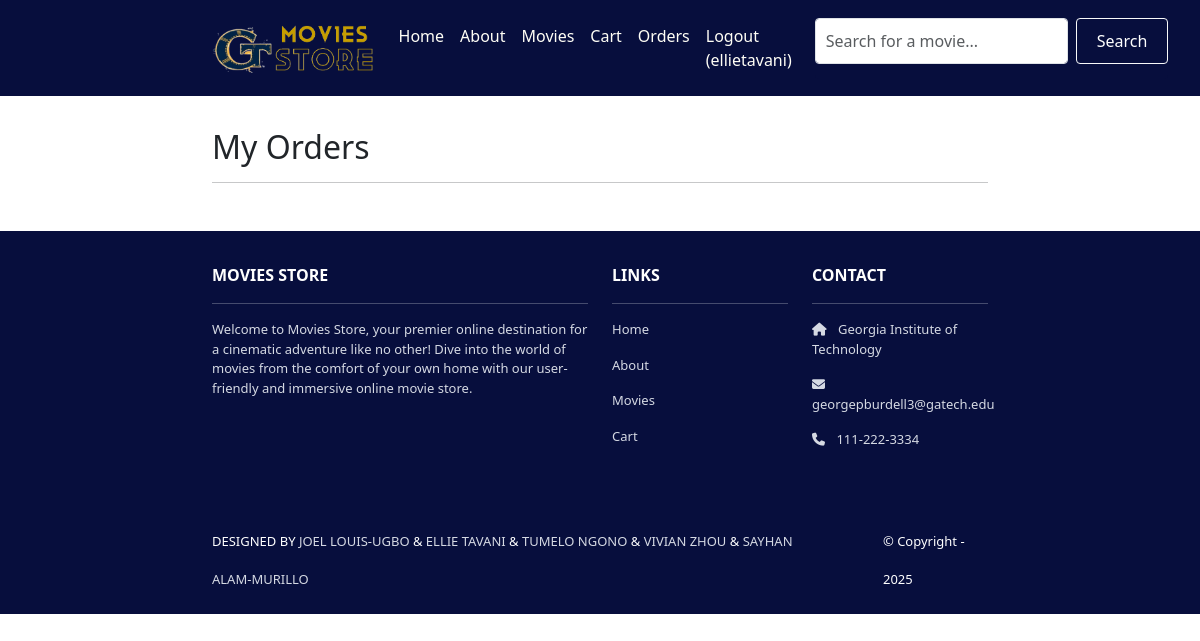
/accounts/orders/ (signed in), run on an earlier commit of the app's database.
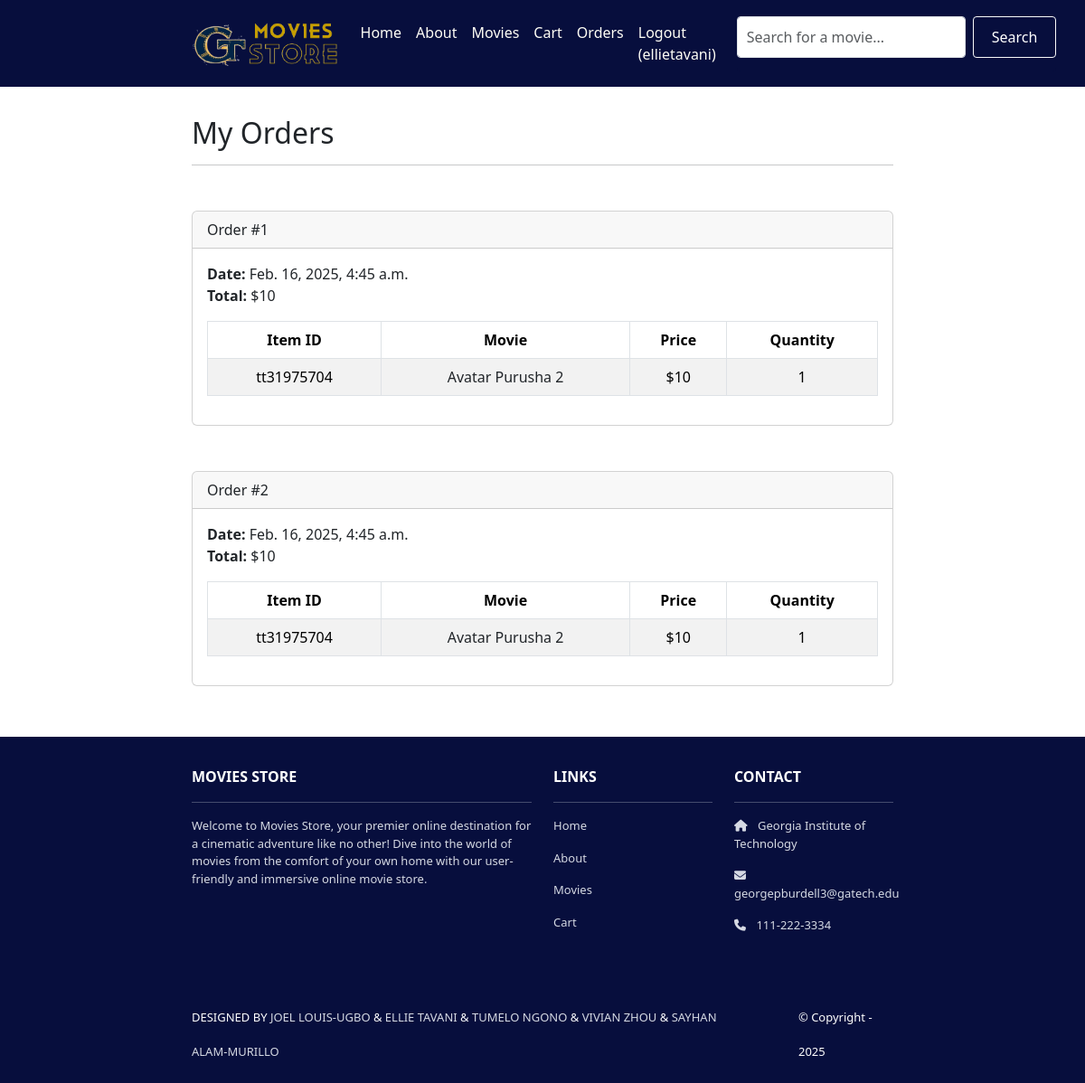
And on a later commit of the database.
### cart/models.py (models this page shows, shortened)
class Order(models.Model):
     id = models.AutoField(primary_key=True)
     total = models.IntegerField()
     date = models.DateTimeField(auto_now_add=True)
     user = models.ForeignKey(User,
        on_delete=models.CASCADE)

class Item(models.Model):
     id = models.AutoField(primary_key=True)
     price = models.IntegerField()
     quantity = models.IntegerField()
     order = models.ForeignKey(Order,
        on_delete=models.CASCADE)
     movie = models.ForeignKey(Movie,
        on_delete=models.CASCADE)

### moviepage/models.py (models this page shows, shortened)
class Movie(models.Model):
    title = models.CharField(max_length=255)
    year = models.CharField(max_length=4, null=True)
    rated = models.CharField(max_length=10, blank=True, null=True)
    released = models.CharField(max_length=20, blank=True, null=True)
    runtime = models.CharField(max_length=20, blank=True, null=True)
    genre = models.CharField(max_length=255, blank=True, null=True)
    director = models.CharField(max_length=255, blank=True, null=True)
    writer = models.CharField(max_length=255, blank=True, null=True)
    actors = models.TextField(blank=True, null=True)
    plot = models.TextField(blank=True, null=True)
    language = models.CharField(max_length=100, blank=True, null=True)
    country = models.CharField(max_length=100, blank=True, null=True)
    awards = models.TextField(blank=True, null=True)
    poster = models.URLField(blank=True, null=True)
    imdb_rating = models.CharField(max_length=5, blank=True, null=True)
    imdb_id = models.CharField(max_length=20, unique=True, null=True)
    created_at = models.DateTimeField(auto_now_add=True)
    updated_at = models.DateTimeField(auto_now=True)
    available = models.BooleanField(default=True)
    price = 10
    status = models.CharField(
        max_length=50,
        choices=[('active', 'Active'), ('archived', 'Archived')],
        default='active'
    )

### accounts/views.py (the view)
# urls.py: path('orders/', views.orders, name='accounts.orders'),
@login_required
def orders(request):
    template_data = {}
    template_data['title'] = 'Orders'
    template_data['orders'] = request.user.order_set.all()
    return render(request, 'accounts/orders.html',
    {'template_data': template_data})

### accounts/templates/accounts/orders.html
{% extends 'base.html' %}
{% block content %}
<div class="p-3">
  <div class="container">
    <div class="row mt-3">
      <div class="col mx-auto mb-3">
        <h2>My Orders</h2>
        <hr />
        {% for order in template_data.orders %}
        <div class="card mb-4">
          <div class="card-header">
            Order #{{ order.id }}
          </div>
          <div class="card-body">
            <b>Date:</b> {{ order.date }}<br />
            <b>Total:</b> ${{ order.total }}<br />
            <table class="table table-bordered
              table-striped text-center mt-3">
              <thead>
                <tr>
                  <th scope="col">Item ID</th>
                  <th scope="col">Movie</th>
                  <th scope="col">Price</th>
                  <th scope="col">Quantity</th>
                </tr>
              </thead>
              <tbody>
                {% for item in order.item_set.all %}
                <tr>
                  <td>{{ item.movie.imdb_id }}</td>
                  <td>
                    <a class="link-dark"
                      href="{% url 'movies.show'
                      id=item.movie.imdb_id %}">
                      {{ item.movie.title }}
                    </a>
                  </td>
                  <td>${{ item.movie.price }}</td>
                  <td>{{ item.quantity }}</td>
                </tr>
                {% endfor %}
              </tbody>
            </table>
          </div>
        </div>
        {% endfor %}
      </div>
    </div>
  </div>
</div>
{% endblock content %}

### GTmovies/templates/base.html (shortened to what this page needs)
<!DOCTYPE html>
<html>
{% load static %}
<head>
    <link href="https://cdn.jsdelivr.net/npm/bootstrap@5.3.3/dist/css/bootstrap.min.css" rel="stylesheet">
    <link rel="stylesheet" href="https://cdnjs.cloudflare.com/ajax/libs/font-awesome/6.1.1/css/all.min.css">
    <link rel="stylesheet" type="text/css" href="{% static 'css/style.css' %}">
</head>
<body>
<nav class="navbar navbar-dark bg-dark navbar-expand-lg p-3">
    <div class="container">
        <a class="navbar-brand" href="{% url 'home.index' %}">
            <img src="{% static 'img/logo.png' %}" alt="logo" height="50" />
        </a>
        <div class="collapse navbar-collapse" id="navbarNav">
            <ul class="navbar-nav ms-auto">
                <li class="nav-item"><a class="nav-link" href="{% url 'home.index' %}">Home</a></li>
                <li class="nav-item"><a class="nav-link" href="{% url 'home.about' %}">About</a></li>
                <li class="nav-item"><a class="nav-link" href="{% url 'movies.index' %}">Movies</a></li>
                <li class="nav-item"><a class="nav-link" href="{% url 'cart.index' %}">Cart</a></li>
                {% if user.is_authenticated %}
                <li class="nav-item"><a class="nav-link" href="{% url 'accounts.orders' %}">Orders</a></li>
                <li class="nav-item"><a class="nav-link" href="{% url 'accounts.logout' %}">Logout ({{ user.username }})</a></li>
                {% else %}
                <li class="nav-item"><a class="nav-link" href="{% url 'accounts.login' %}">Login</a></li>
                <li class="nav-item"><a class="nav-link" href="{% url 'accounts.signup' %}">Sign Up</a></li>
                {% endif %}
            </ul>
            <div class="search-btn">
                <form method="get" action="{% url 'moviepage.search_movie' %}" class="d-flex mt-2 mt-lg-0">
                    <input class="form-control me-2" type="text" name="query" placeholder="Search for a movie..." aria-label="Search">
                    <button class="btn btn-outline-light" type="submit">Search</button>
                </form>
            </div>
        </div>
    </div>
</nav>
<div>
    {% block content %}
    {% endblock content %}
</div>
<section class="p-3 ms-footer d-none d-md-block">
    <div class="container">
        <div class="row mt-3 text-white">
            <div class="col-md-6 col-lg-6 col-xl-6 mx-auto mb-4">
                <b>MOVIES STORE</b>
                <hr />
                <p>Welcome to Movies Store, your premier online destination for a cinematic
                    adventure like no other! Dive into the world of movies from the comfort of your own home with our user-friendly
                    and immersive online movie store.</p>
            </div>
            <div class="col-md-3 col-lg-3 col-xl-3 mx-auto mb-4">
                <b>LINKS</b>
                <hr />
                <p><a class="nav-link" href="{% url 'home.index' %}">Home</a></p>
                <p><a class="nav-link" href="{% url 'home.about' %}">About</a></p>
                <p><a class="nav-link" href="{% url 'movies.index' %}">Movies</a></p>
                <p><a class="nav-link" href="{% url 'cart.index' %}">Cart</a></p>
            </div>
            <div class="col-md-3 col-lg-3 col-xl-3 mx-auto mb-4">
                <b>CONTACT</b>
                <hr />
                <p><i class="fas fa-home me-2"></i> Georgia Institute of Technology</p>
                <p><i class="fas fa-envelope me-2"></i> georgepburdell3@gatech.edu</p>
                <p><i class="fas fa-phone me-2"></i> 111-222-3334</p>
            </div>
        </div>
    </div>
</section>
<section class="p-3 ms-footer-bottom bg-dark">
    <div class="container d-flex justify-content-between">
        <div class="me-5 text-white">
          <span>DESIGNED BY <a href="https://github.com/jlouisugbo/" target="_blank">JOEL LOUIS-UGBO</a> &
              <a href="https://github.com/elliet28/" target="_blank">ELLIE TAVANI</a> &
              <a href="https://github.com/TumeloN1/" target="_blank">TUMELO NGONO</a> &
              <a href="https://github.com/vivvzhou/" target="_blank">VIVIAN ZHOU</a> &
              <a href="https://github.com/salammurillo/" target="_blank">SAYHAN ALAM-MURILLO</a>
          </span>
        </div>
        <div class="text-white">
            <span>© Copyright - 2025</span>
        </div>
    </div>
</section>
</body>
</html>

### GTmovies/static/css/style.css (style rules this page uses)
.navbar a.nav-link { color: #FFFEF6 !important; }
.bg-dark { background-color: #070e3d !important; }
.ms-footer { background-color: #070e3d; }
.ms-footer p { color: #d5d9e3; font-size: 13px; }
.btn { background-color: #070e3d !important; color: white; border-radius: 0.25rem; padding: 10px 20px; width: 100%; text-align: center; font-size: 1rem; }
.form-control { border-radius: 0.25rem; padding: 10px; margin-bottom: 15px; }
.text-center a { color: #FFD700; text-decoration: none; }
.container { max-width: 800px; }
.card { margin-top: 50px; }
.navbar { background-color: #070e3d !important; }
.ms-footer-bottom span { font-size: 13px; line-height: 38px; }
.ms-footer-bottom a { color: #d5d9e3; text-decoration: none; }
.search-btn { background-color: #070e3d !important; color: white; border-radius: 0.25rem; width: 100%; text-align: center; font-size: 1rem; }
.search-btn .form-control, .btn { height: fit-content; display: flex; width: fit-content; }
.navbar-nav { padding-right: 15px; }

What changed in the data, as far as the page shows it:
added Order: id "1", date "Feb. 16, 2025, 4:45 a.m.", total "10"
added Item: movie.imdb_id "tt31975704", movie "Avatar Purusha 2", movie.price "10", quantity "1"
added Order: id "2", date "Feb. 16, 2025, 4:45 a.m.", total "10"
added Item: movie.imdb_id "tt31975704", movie "Avatar Purusha 2", movie.price "10", quantity "1", shown under "2"
